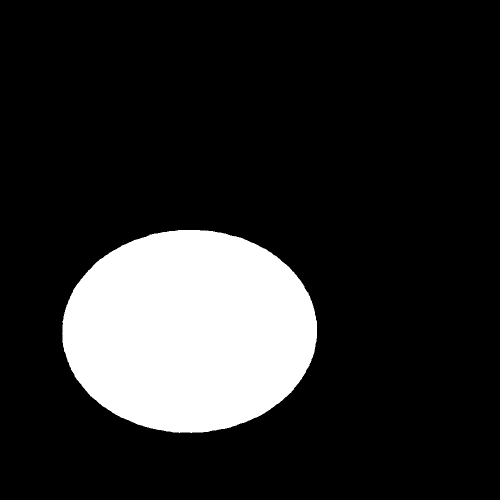
#> input picture generated_ellipses/106.png, 1000 x 1000 px (shown at 1/2 size); its folder holds only this picture in this run
$ python hard_parse.py
#> lines starting #> are read from the running program, lines starting #| are printed output that depends on the picture; after the words box and inside, x2 and y2 are one past the last pixel; in counts of white or black regions, pixels touching at a corner belong together
from PIL import Image
import numpy
from os import listdir
from os.path import isfile, join

directories = ['generated_ellipses', 'generated_rectangles', 'generated_triangles']
output_file = "hard_shape_dataset"
of = open(output_file, 'w')
for directory in directories:
	files = [f for f in listdir(directory) if isfile(join(directory, f))]
	for file in files:
		image = Image.open(directory + '/' + file)
#> image is the input picture: PIL image 1000x1000 1; 16.2% white; 1 white region, box (x1, y1, x2, y2) and area: (124, 460, 634, 866) 162351
		image = image.resize((50, 50))
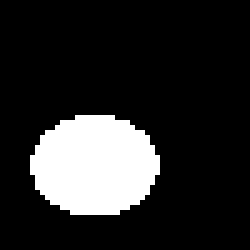
#> image: PIL image 50x50 1 (shown 5 times larger); 16.4% white; 1 white region, box (x1, y1, x2, y2) and area: (6, 23, 32, 43) 409
		pix = numpy.array(image)
		(width, height) = pix.shape
#> width = 50; height = 50
		label = directories.index(directory)
		s = str(label) + " "
		for i in range(0, width):
			for j in range(0, height):
				s += str(pix[i][j]/255.0) + ","
			s = s[:len(s) - 1]
			s += "?"
#> (the run stopped early here; a loop or call above may not have finished)
